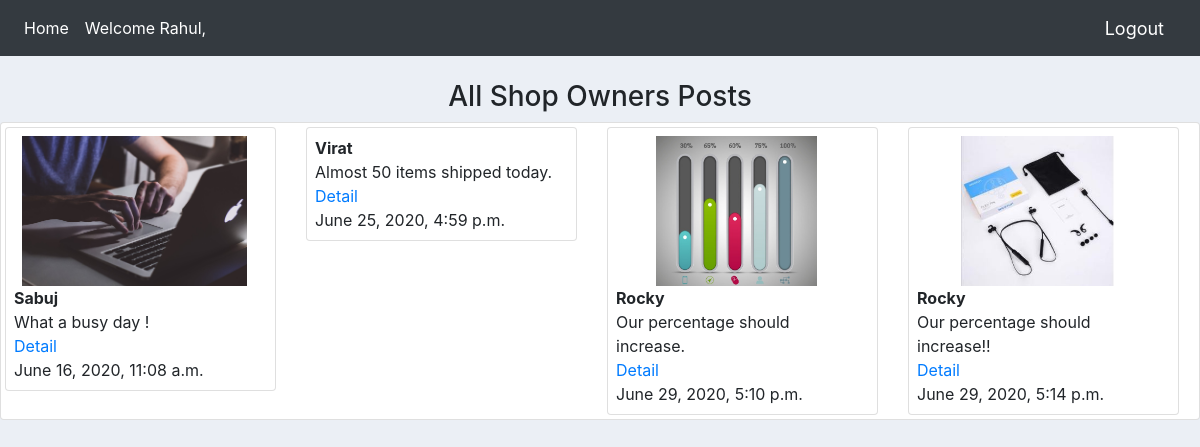
The app's page /shop_owners_forum/ (signed in), older data.
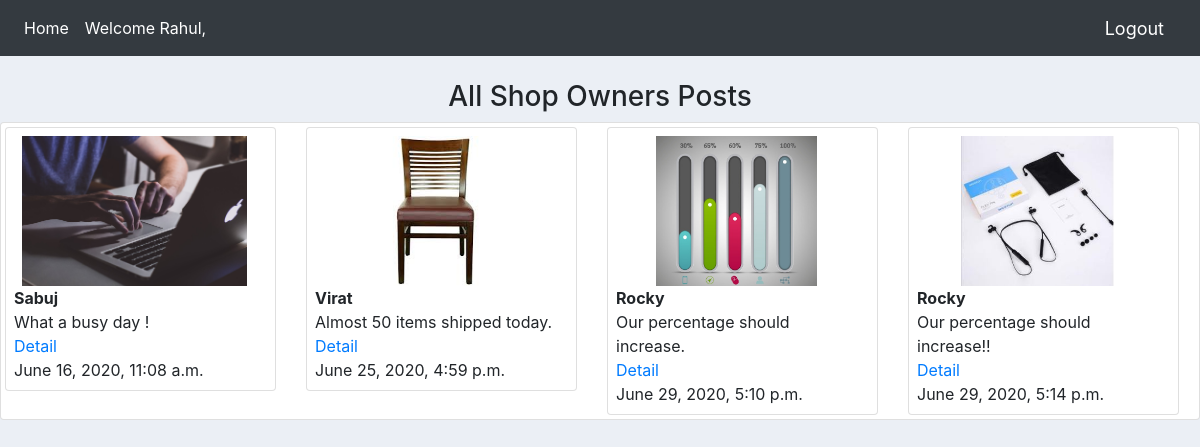
The same page, newer data.
### ecmsapp/models.py (models this page shows, shortened)
class Shop_Owner_Post(models.Model):
    shop_owner = models.ForeignKey(Shop_Owner,null=True,on_delete=models.CASCADE)
    post = models.TextField(max_length=250,null=True)
    date_created = models.DateTimeField(auto_now_add=True)
    post_picutre = models.ImageField(null=True)

class Shop_Owner(models.Model):
    user = models.OneToOneField(User,null=True,blank=True,on_delete=models.CASCADE)
    name = models.CharField(max_length=128,null=True)
    phone = models.CharField(max_length=20,null=True)
    email = models.EmailField(max_length=128,null=True)
    prfile_pic = models.ImageField(default="profile1.png",null=True,blank=True)
    date_created = models.DateTimeField(auto_now_add=True)

### ecmsapp/views.py (the view)
# urls.py: path('shop_owners_forum/',views.shop_owners_forum,name='shop_owners_forum'),
@login_required(login_url='login')
def shop_owners_forum(request):
    Shop_Owner_Posts = Shop_Owner_Post.objects.all()
    return render(request,'ecmsapp/shop_owners_forum.html',{'Shop_Owner_Posts':Shop_Owner_Posts})

### ecmsapp/templates/ecmsapp/shop_owners_forum.html (shortened to what this page needs)
{% extends 'ecmsapp/main.html' %}
{% block content %}
<br>
<h3 class="text-center">All Shop Owners Posts</h3>
<div class="row ">
  <div class="card card-body pt-1 pl-1 pb-1">
    <div class="row">
      {% for Post in Shop_Owner_Posts %}
      {% if user.groups.all.0.name == "admin" %}
        <div class="col-md-3">
          <div class="card card-body  pt-2 pl-2 pb-2">
                <img class="post-pic" src="{{Post.post_picutre.url}}" alt="">
                <b>{{Post.shop_owner.name}}</b>
      {% elif request.user.username == Post.shop_owner.name %}
        <div class="col-md-3">
          <div class="card card-body  pt-2 pl-2 pb-2">
                <img class="post-pic" src="{{Post.post_picutre.url}}" alt="">
                <b>{{Post.shop_owner.name}}</b>
      {% else %}
        <div class="col-md-3">
          <div class="card card-body  pt-2 pl-2 pb-2">
                <img class="post-pic" src="{{Post.post_picutre.url}}" alt="">
                <b>{{Post.shop_owner.name}}</b>
      {% endif %}
                {{Post.post}}<br>
                <a href="{% url 'shop_owner_post_detail' Post.id %}">Detail</a>
                {{Post.date_created}}<br>
          </div>
        </div>
      {% endfor %}
</div>
{% endblock %}

Row changes from the older to the newer data that the page shows:
changed Shop_Owner_Post "Almost 50 items shipped today.": post_picutre: picture added
